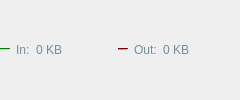
          <widget class="QWidget" name="widget" native="true">
           <layout class="QHBoxLayout" name="horizontalLayout_5">
            <property name="spacing">
             <number>6</number>
            </property>
            <property name="leftMargin">
             <number>0</number>
            </property>
            <property name="topMargin">
             <number>15</number>
            </property>
            <property name="bottomMargin">
             <number>15</number>
            </property>
            <item>
             <layout class="QHBoxLayout" name="horizontalLayout_4">
              <item>
               <widget class="Line" name="line">
                <property name="minimumSize">
                 <size>
                  <width>10</width>
                  <height>0</height>
                 </size>
                </property>
                <property name="maximumSize">
                 <size>
                  <width>10</width>
                  <height>16777215</height>
                 </size>
                </property>
                <property name="palette">
                 <palette>
                  <active>
                   <colorrole role="WindowText">
                    <brush brushstyle="SolidPattern">
                     <color alpha="255">
                      <red>0</red>
                      <green>0</green>
                      <blue>0</blue>
                     </color>
                    </brush>
                   </colorrole>
                   <colorrole role="Button">
                    <brush brushstyle="SolidPattern">
                     <color alpha="255">
                      <red>0</red>
                      <green>255</green>
                      <blue>0</blue>
                     </color>
                    </brush>
                   </colorrole>
                   <colorrole role="Light">
                    <brush brushstyle="SolidPattern">
                     <color alpha="255">
                      <red>127</red>
                      <green>255</green>
                      <blue>127</blue>
                     </color>
                    </brush>
                   </colorrole>
                   <colorrole role="Midlight">
                    <brush brushstyle="SolidPattern">
                     <color alpha="255">
                      <red>63</red>
                      <green>255</green>
                      <blue>63</blue>
                     </color>
                    </brush>
                   </colorrole>
                   <colorrole role="Dark">
                    <brush brushstyle="SolidPattern">
                     <color alpha="255">
                      <red>0</red>
                      <green>127</green>
                      <blue>0</blue>
                     </color>
                    </brush>
                   </colorrole>
                   <colorrole role="Mid">
                    <brush brushstyle="SolidPattern">
                     <color alpha="255">
                      <red>0</red>
                      <green>170</green>
                      <blue>0</blue>
                     </color>
                    </brush>
                   </colorrole>
                   <colorrole role="Text">
                    <brush brushstyle="SolidPattern">
                     <color alpha="255">
                      <red>0</red>
                      <green>0</green>
                      <blue>0</blue>
                     </color>
                    </brush>
                   </colorrole>
                   <colorrole role="BrightText">
                    <brush brushstyle="SolidPattern">
                     <color alpha="255">
                      <red>255</red>
                      <green>255</green>
                      <blue>255</blue>
                     </color>
                    </brush>
                   </colorrole>
                   <colorrole role="ButtonText">
                    <brush brushstyle="SolidPattern">
                     <color alpha="255">
                      <red>0</red>
                      <green>0</green>
                      <blue>0</blue>
                     </color>
                    </brush>
                   </colorrole>
                   <colorrole role="Base">
                    <brush brushstyle="SolidPattern">
                     <color alpha="255">
                      <red>255</red>
                      <green>255</green>
                      <blue>255</blue>
                     </color>
                    </brush>
                   </colorrole>
                   <colorrole role="Window">
                    <brush brushstyle="SolidPattern">
                     <color alpha="255">
                      <red>0</red>
                      <green>255</green>
                      <blue>0</blue>
                     </color>
                    </brush>
                   </colorrole>
                   <colorrole role="Shadow">
                    <brush brushstyle="SolidPattern">
                     <color alpha="255">
                      <red>0</red>
                      <green>0</green>
                      <blue>0</blue>
                     </color>
                    </brush>
                   </colorrole>
                   <colorrole role="AlternateBase">
                    <brush brushstyle="SolidPattern">
                     <color alpha="255">
                      <red>127</red>
                      <green>255</green>
                      <blue>127</blue>
                     </color>
                    </brush>
                   </colorrole>
                   <colorrole role="ToolTipBase">
                    <brush brushstyle="SolidPattern">
                     <color alpha="255">
                      <red>255</red>
                      <green>255</green>
                      <blue>220</blue>
                     </color>
                    </brush>
                   </colorrole>
                   <colorrole role="ToolTipText">
                    <brush brushstyle="SolidPattern">
                     <color alpha="255">
                      <red>0</red>
                      <green>0</green>
                      <blue>0</blue>
                     </color>
                    </brush>
                   </colorrole>
                  </active>
                  <inactive>
                   <colorrole role="WindowText">
                    <brush brushstyle="SolidPattern">
                     <color alpha="255">
                      <red>0</red>
                      <green>0</green>
                      <blue>0</blue>
                     </color>
                    </brush>
                   </colorrole>
                   <colorrole role="Button">
                    <brush brushstyle="SolidPattern">
                     <color alpha="255">
                      <red>0</red>
                      <green>255</green>
                      <blue>0</blue>
                     </color>
                    </brush>
                   </colorrole>
                   <colorrole role="Light">
                    <brush brushstyle="SolidPattern">
                     <color alpha="255">
                      <red>127</red>
                      <green>255</green>
                      <blue>127</blue>
                     </color>
                    </brush>
                   </colorrole>
                   <colorrole role="Midlight">
                    <brush brushstyle="SolidPattern">
                     <color alpha="255">
                      <red>63</red>
                      <green>255</green>
                      <blue>63</blue>
                     </color>
                    </brush>
                   </colorrole>
                   <colorrole role="Dark">
                    <brush brushstyle="SolidPattern">
                     <color alpha="255">
                      <red>0</red>
                      <green>127</green>
                      <blue>0</blue>
                     </color>
                    </brush>
                   </colorrole>
                   <colorrole role="Mid">
                    <brush brushstyle="SolidPattern">
                     <color alpha="255">
                      <red>0</red>
                      <green>170</green>
                      <blue>0</blue>
                     </color>
                    </brush>
                   </colorrole>
                   <colorrole role="Text">
                    <brush brushstyle="SolidPattern">
                     <color alpha="255">
                      <red>0</red>
                      <green>0</green>
                      <blue>0</blue>
                     </color>
                    </brush>
                   </colorrole>
                   <colorrole role="BrightText">
                    <brush brushstyle="SolidPattern">
                     <color alpha="255">
                      <red>255</red>
                      <green>255</green>
                      <blue>255</blue>
                     </color>
                    </brush>
                   </colorrole>
                   <colorrole role="ButtonText">
                    <brush brushstyle="SolidPattern">
                     <color alpha="255">
                      <red>0</red>
                      <green>0</green>
                      <blue>0</blue>
                     </color>
                    </brush>
                   </colorrole>
                   <colorrole role="Base">
                    <brush brushstyle="SolidPattern">
                     <color alpha="255">
                      <red>255</red>
                      <green>255</green>
                      <blue>255</blue>
                     </color>
                    </brush>
                   </colorrole>
                   <colorrole role="Window">
                    <brush brushstyle="SolidPattern">
                     <color alpha="255">
                      <red>0</red>
                      <green>255</green>
                      <blue>0</blue>
                     </color>
                    </brush>
                   </colorrole>
                   <colorrole role="Shadow">
                    <brush brushstyle="SolidPattern">
                     <color alpha="255">
                      <red>0</red>
                      <green>0</green>
                      <blue>0</blue>
                     </color>
                    </brush>
                   </colorrole>
                   <colorrole role="AlternateBase">
                    <brush brushstyle="SolidPattern">
                     <color alpha="255">
                      <red>127</red>
                      <green>255</green>
                      <blue>127</blue>
                     </color>
                    </brush>
                   </colorrole>
                   <colorrole role="ToolTipBase">
                    <brush brushstyle="SolidPattern">
                     <color alpha="255">
                      <red>255</red>
                      <green>255</green>
                      <blue>220</blue>
                     </color>
                    </brush>
                   </colorrole>
                   <colorrole role="ToolTipText">
                    <brush brushstyle="SolidPattern">
                     <color alpha="255">
                      <red>0</red>
                      <green>0</green>
                      <blue>0</blue>
                     </color>
                    </brush>
                   </colorrole>
                  </inactive>
                  <disabled>
                   <colorrole role="WindowText">
                    <brush brushstyle="SolidPattern">
                     <color alpha="255">
                      <red>0</red>
                      <green>127</green>
                      <blue>0</blue>
                     </color>
                    </brush>
                   </colorrole>
                   <colorrole role="Button">
                    <brush brushstyle="SolidPattern">
                     <color alpha="255">
                      <red>0</red>
                      <green>255</green>
                      <blue>0</blue>
                     </color>
                    </brush>
                   </colorrole>
                   <colorrole role="Light">
                    <brush brushstyle="SolidPattern">
                     <color alpha="255">
                      <red>127</red>
                      <green>255</green>
                      <blue>127</blue>
                     </color>
                    </brush>
                   </colorrole>
                   <colorrole role="Midlight">
                    <brush brushstyle="SolidPattern">
                     <color alpha="255">
                      <red>63</red>
                      <green>255</green>
                      <blue>63</blue>
                     </color>
                    </brush>
                   </colorrole>
                   <colorrole role="Dark">
                    <brush brushstyle="SolidPattern">
                     <color alpha="255">
                      <red>0</red>
                      <green>127</green>
                      <blue>0</blue>
                     </color>
                    </brush>
                   </colorrole>
                   <colorrole role="Mid">
                    <brush brushstyle="SolidPattern">
                     <color alpha="255">
                      <red>0</red>
                      <green>170</green>
                      <blue>0</blue>
                     </color>
                    </brush>
                   </colorrole>
                   <colorrole role="Text">
                    <brush brushstyle="SolidPattern">
                     <color alpha="255">
                      <red>0</red>
                      <green>127</green>
                      <blue>0</blue>
                     </color>
                    </brush>
                   </colorrole>
                   <colorrole role="BrightText">
                    <brush brushstyle="SolidPattern">
                     <color alpha="255">
                      <red>255</red>
                      <green>255</green>
                      <blue>255</blue>
                     </color>
                    </brush>
                   </colorrole>
                   <colorrole role="ButtonText">
                    <brush brushstyle="SolidPattern">
                     <color alpha="255">
                      <red>0</red>
                      <green>127</green>
                      <blue>0</blue>
                     </color>
                    </brush>
                   </colorrole>
                   <colorrole role="Base">
                    <brush brushstyle="SolidPattern">
                     <color alpha="255">
                      <red>0</red>
                      <green>255</green>
                      <blue>0</blue>
                     </color>
                    </brush>
                   </colorrole>
                   <colorrole role="Window">
                    <brush brushstyle="SolidPattern">
                     <color alpha="255">
                      <red>0</red>
                      <green>255</green>
                      <blue>0</blue>
                     </color>
                    </brush>
                   </colorrole>
                   <colorrole role="Shadow">
                    <brush brushstyle="SolidPattern">
                     <color alpha="255">
                      <red>0</red>
                      <green>0</green>
                      <blue>0</blue>
                     </color>
                    </brush>
                   </colorrole>
                   <colorrole role="AlternateBase">
                    <brush brushstyle="SolidPattern">
                     <color alpha="255">
                      <red>0</red>
                      <green>255</green>
                      <blue>0</blue>
                     </color>
                    </brush>
                   </colorrole>
                   <colorrole role="ToolTipBase">
                    <brush brushstyle="SolidPattern">
                     <color alpha="255">
                      <red>255</red>
                      <green>255</green>
                      <blue>220</blue>
                     </color>
                    </brush>
                   </colorrole>
                   <colorrole role="ToolTipText">
                    <brush brushstyle="SolidPattern">
                     <color alpha="255">
                      <red>0</red>
                      <green>0</green>
                      <blue>0</blue>
                     </color>
                    </brush>
                   </colorrole>
                  </disabled>
                 </palette>
                </property>
                <property name="orientation">
                 <enum>Qt::Horizontal</enum>
                </property>
               </widget>
              </item>
              <item>
               <widget class="QLabel" name="label_3">
                <property name="styleSheet">
                 <string notr="true">color:#72909e;
</string>
                </property>
                <property name="text">
                 <string>In:</string>
                </property>
               </widget>
              </item>
              <item>
               <widget class="QLabel" name="lblBytesIn">
                <property name="styleSheet">
                 <string notr="true">color:#72909e;
</string>
                </property>
                <property name="text">
                 <string>0 KB</string>
                </property>
               </widget>
              </item>
             </layout>
            </item>
            <item>
             <layout class="QHBoxLayout" name="horizontalLayout_3">
              <property name="leftMargin">
               <number>50</number>
              </property>
              <item>
               <widget class="Line" name="line_2">
                <property name="minimumSize">
                 <size>
                  <width>10</width>
                  <height>0</height>
                 </size>
                </property>
                <property name="maximumSize">
                 <size>
                  <width>10</width>
                  <height>16777215</height>
                 </size>
                </property>
                <property name="palette">
                 <palette>
                  <active>
                   <colorrole role="WindowText">
                    <brush brushstyle="SolidPattern">
                     <color alpha="255">
                      <red>0</red>
                      <green>0</green>
                      <blue>0</blue>
                     </color>
                    </brush>
                   </colorrole>
                   <colorrole role="Button">
                    <brush brushstyle="SolidPattern">
                     <color alpha="255">
                      <red>255</red>
                      <green>0</green>
                      <blue>0</blue>
                     </color>
                    </brush>
                   </colorrole>
                   <colorrole role="Light">
                    <brush brushstyle="SolidPattern">
                     <color alpha="255">
                      <red>255</red>
                      <green>127</green>
                      <blue>127</blue>
                     </color>
                    </brush>
                   </colorrole>
                   <colorrole role="Midlight">
                    <brush brushstyle="SolidPattern">
                     <color alpha="255">
                      <red>255</red>
                      <green>63</green>
                      <blue>63</blue>
                     </color>
                    </brush>
                   </colorrole>
                   <colorrole role="Dark">
                    <brush brushstyle="SolidPattern">
                     <color alpha="255">
                      <red>127</red>
                      <green>0</green>
                      <blue>0</blue>
                     </color>
                    </brush>
                   </colorrole>
                   <colorrole role="Mid">
                    <brush brushstyle="SolidPattern">
                     <color alpha="255">
                      <red>170</red>
                      <green>0</green>
                      <blue>0</blue>
                     </color>
                    </brush>
                   </colorrole>
                   <colorrole role="Text">
                    <brush brushstyle="SolidPattern">
                     <color alpha="255">
                      <red>0</red>
                      <green>0</green>
                      <blue>0</blue>
                     </color>
                    </brush>
                   </colorrole>
                   <colorrole role="BrightText">
                    <brush brushstyle="SolidPattern">
                     <color alpha="255">
                      <red>255</red>
                      <green>255</green>
                      <blue>255</blue>
                     </color>
                    </brush>
                   </colorrole>
                   <colorrole role="ButtonText">
                    <brush brushstyle="SolidPattern">
                     <color alpha="255">
                      <red>0</red>
                      <green>0</green>
                      <blue>0</blue>
                     </color>
                    </brush>
                   </colorrole>
                   <colorrole role="Base">
                    <brush brushstyle="SolidPattern">
                     <color alpha="255">
                      <red>255</red>
                      <green>255</green>
                      <blue>255</blue>
                     </color>
                    </brush>
                   </colorrole>
                   <colorrole role="Window">
                    <brush brushstyle="SolidPattern">
                     <color alpha="255">
                      <red>255</red>
                      <green>0</green>
                      <blue>0</blue>
                     </color>
                    </brush>
                   </colorrole>
                   <colorrole role="Shadow">
                    <brush brushstyle="SolidPattern">
                     <color alpha="255">
                      <red>0</red>
                      <green>0</green>
                      <blue>0</blue>
                     </color>
                    </brush>
                   </colorrole>
                   <colorrole role="AlternateBase">
                    <brush brushstyle="SolidPattern">
                     <color alpha="255">
                      <red>255</red>
                      <green>127</green>
                      <blue>127</blue>
                     </color>
                    </brush>
                   </colorrole>
                   <colorrole role="ToolTipBase">
                    <brush brushstyle="SolidPattern">
                     <color alpha="255">
                      <red>255</red>
                      <green>255</green>
                      <blue>220</blue>
                     </color>
                    </brush>
                   </colorrole>
                   <colorrole role="ToolTipText">
                    <brush brushstyle="SolidPattern">
                     <color alpha="255">
                      <red>0</red>
                      <green>0</green>
                      <blue>0</blue>
                     </color>
                    </brush>
                   </colorrole>
                  </active>
                  <inactive>
                   <colorrole role="WindowText">
                    <brush brushstyle="SolidPattern">
                     <color alpha="255">
                      <red>0</red>
                      <green>0</green>
                      <blue>0</blue>
                     </color>
                    </brush>
                   </colorrole>
                   <colorrole role="Button">
                    <brush brushstyle="SolidPattern">
                     <color alpha="255">
                      <red>255</red>
                      <green>0</green>
                      <blue>0</blue>
                     </color>
                    </brush>
                   </colorrole>
                   <colorrole role="Light">
                    <brush brushstyle="SolidPattern">
                     <color alpha="255">
                      <red>255</red>
                      <green>127</green>
                      <blue>127</blue>
                     </color>
                    </brush>
                   </colorrole>
                   <colorrole role="Midlight">
                    <brush brushstyle="SolidPattern">
                     <color alpha="255">
                      <red>255</red>
                      <green>63</green>
                      <blue>63</blue>
                     </color>
                    </brush>
                   </colorrole>
                   <colorrole role="Dark">
                    <brush brushstyle="SolidPattern">
                     <color alpha="255">
                      <red>127</red>
                      <green>0</green>
                      <blue>0</blue>
                     </color>
                    </brush>
                   </colorrole>
                   <colorrole role="Mid">
                    <brush brushstyle="SolidPattern">
                     <color alpha="255">
                      <red>170</red>
                      <green>0</green>
                      <blue>0</blue>
                     </color>
                    </brush>
                   </colorrole>
                   <colorrole role="Text">
                    <brush brushstyle="SolidPattern">
                     <color alpha="255">
                      <red>0</red>
                      <green>0</green>
                      <blue>0</blue>
                     </color>
                    </brush>
                   </colorrole>
                   <colorrole role="BrightText">
                    <brush brushstyle="SolidPattern">
                     <color alpha="255">
                      <red>255</red>
                      <green>255</green>
                      <blue>255</blue>
                     </color>
                    </brush>
                   </colorrole>
                   <colorrole role="ButtonText">
                    <brush brushstyle="SolidPattern">
                     <color alpha="255">
                      <red>0</red>
                      <green>0</green>
                      <blue>0</blue>
                     </color>
                    </brush>
                   </colorrole>
                   <colorrole role="Base">
                    <brush brushstyle="SolidPattern">
                     <color alpha="255">
                      <red>255</red>
                      <green>255</green>
                      <blue>255</blue>
                     </color>
                    </brush>
                   </colorrole>
                   <colorrole role="Window">
                    <brush brushstyle="SolidPattern">
                     <color alpha="255">
                      <red>255</red>
                      <green>0</green>
                      <blue>0</blue>
                     </color>
                    </brush>
                   </colorrole>
                   <colorrole role="Shadow">
                    <brush brushstyle="SolidPattern">
                     <color alpha="255">
                      <red>0</red>
                      <green>0</green>
                      <blue>0</blue>
                     </color>
                    </brush>
                   </colorrole>
                   <colorrole role="AlternateBase">
                    <brush brushstyle="SolidPattern">
                     <color alpha="255">
                      <red>255</red>
                      <green>127</green>
                      <blue>127</blue>
                     </color>
                    </brush>
                   </colorrole>
                   <colorrole role="ToolTipBase">
                    <brush brushstyle="SolidPattern">
                     <color alpha="255">
                      <red>255</red>
                      <green>255</green>
                      <blue>220</blue>
                     </color>
                    </brush>
                   </colorrole>
                   <colorrole role="ToolTipText">
                    <brush brushstyle="SolidPattern">
                     <color alpha="255">
                      <red>0</red>
                      <green>0</green>
                      <blue>0</blue>
                     </color>
                    </brush>
                   </colorrole>
                  </inactive>
                  <disabled>
                   <colorrole role="WindowText">
                    <brush brushstyle="SolidPattern">
                     <color alpha="255">
                      <red>127</red>
                      <green>0</green>
                      <blue>0</blue>
                     </color>
                    </brush>
                   </colorrole>
                   <colorrole role="Button">
                    <brush brushstyle="SolidPattern">
                     <color alpha="255">
                      <red>255</red>
                      <green>0</green>
                      <blue>0</blue>
                     </color>
                    </brush>
                   </colorrole>
                   <colorrole role="Light">
                    <brush brushstyle="SolidPattern">
                     <color alpha="255">
                      <red>255</red>
                      <green>127</green>
                      <blue>127</blue>
                     </color>
                    </brush>
                   </colorrole>
                   <colorrole role="Midlight">
                    <brush brushstyle="SolidPattern">
                     <color alpha="255">
                      <red>255</red>
                      <green>63</green>
                      <blue>63</blue>
                     </color>
                    </brush>
                   </colorrole>
                   <colorrole role="Dark">
                    <brush brushstyle="SolidPattern">
                     <color alpha="255">
                      <red>127</red>
                      <green>0</green>
                      <blue>0</blue>
                     </color>
                    </brush>
                   </colorrole>
                   <colorrole role="Mid">
                    <brush brushstyle="SolidPattern">
                     <color alpha="255">
                      <red>170</red>
                      <green>0</green>
                      <blue>0</blue>
                     </color>
                    </brush>
                   </colorrole>
                   <colorrole role="Text">
                    <brush brushstyle="SolidPattern">
                     <color alpha="255">
                      <red>127</red>
                      <green>0</green>
                      <blue>0</blue>
                     </color>
                    </brush>
                   </colorrole>
                   <colorrole role="BrightText">
                    <brush brushstyle="SolidPattern">
                     <color alpha="255">
                      <red>255</red>
                      <green>255</green>
                      <blue>255</blue>
                     </color>
                    </brush>
                   </colorrole>
                   <colorrole role="ButtonText">
                    <brush brushstyle="SolidPattern">
                     <color alpha="255">
                      <red>127</red>
                      <green>0</green>
                      <blue>0</blue>
                     </color>
                    </brush>
                   </colorrole>
                   <colorrole role="Base">
                    <brush brushstyle="SolidPattern">
                     <color alpha="255">
                      <red>255</red>
                      <green>0</green>
                      <blue>0</blue>
                     </color>
                    </brush>
                   </colorrole>
                   <colorrole role="Window">
                    <brush brushstyle="SolidPattern">
                     <color alpha="255">
                      <red>255</red>
                      <green>0</green>
                      <blue>0</blue>
                     </color>
                    </brush>
                   </colorrole>
                   <colorrole role="Shadow">
                    <brush brushstyle="SolidPattern">
                     <color alpha="255">
                      <red>0</red>
                      <green>0</green>
                      <blue>0</blue>
                     </color>
                    </brush>
                   </colorrole>
                   <colorrole role="AlternateBase">
                    <brush brushstyle="SolidPattern">
                     <color alpha="255">
                      <red>255</red>
                      <green>0</green>
                      <blue>0</blue>
                     </color>
                    </brush>
                   </colorrole>
                   <colorrole role="ToolTipBase">
                    <brush brushstyle="SolidPattern">
                     <color alpha="255">
                      <red>255</red>
                      <green>255</green>
                      <blue>220</blue>
                     </color>
                    </brush>
                   </colorrole>
                   <colorrole role="ToolTipText">
                    <brush brushstyle="SolidPattern">
                     <color alpha="255">
                      <red>0</red>
                      <green>0</green>
                      <blue>0</blue>
                     </color>
                    </brush>
                   </colorrole>
                  </disabled>
                 </palette>
                </property>
                <property name="orientation">
                 <enum>Qt::Horizontal</enum>
                </property>
               </widget>
              </item>
              <item>
               <widget class="QLabel" name="label_4">
                <property name="styleSheet">
                 <string notr="true">color:#72909e;
</string>
                </property>
                <property name="text">
                 <string>Out:</string>
                </property>
               </widget>
              </item>
              <item>
               <widget class="QLabel" name="lblBytesOut">
                <property name="styleSheet">
                 <string notr="true">color:#72909e;
</string>
                </property>
                <property name="text">
                 <string>0 KB</string>
                </property>
               </widget>
              </item>
             </layout>
            </item>
            <item>
             <spacer name="horizontalSpacer">
              <property name="orientation">
               <enum>Qt::Horizontal</enum>
              </property>
              <property name="sizeHint" stdset="0">
               <size>
                <width>40</width>
                <height>20</height>
               </size>
              </property>
             </spacer>
            </item>
           </layout>
          </widget>
